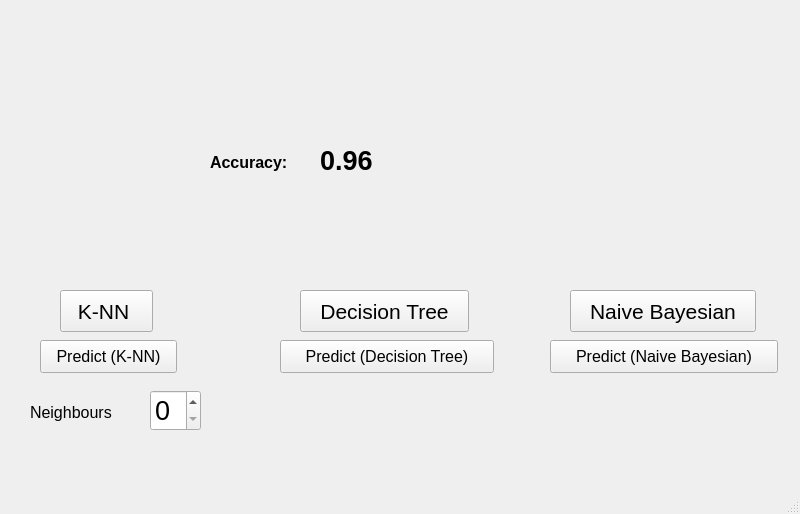
<?xml version="1.0" encoding="UTF-8"?>
<ui version="4.0">
 <class>MainWindow</class>
 <widget class="QMainWindow" name="MainWindow">
  <property name="geometry">
   <rect>
    <x>0</x>
    <y>0</y>
    <width>800</width>
    <height>514</height>
   </rect>
  </property>
  <property name="windowTitle">
   <string>MainWindow</string>
  </property>
  <widget class="QWidget" name="centralwidget">
   <property name="autoFillBackground">
    <bool>false</bool>
   </property>
   <widget class="QSpinBox" name="spinBox">
    <property name="geometry">
     <rect>
      <x>150</x>
      <y>390</y>
      <width>51</width>
      <height>41</height>
     </rect>
    </property>
    <property name="font">
     <font>
      <pointsize>20</pointsize>
     </font>
    </property>
   </widget>
   <widget class="QLabel" name="label">
    <property name="geometry">
     <rect>
      <x>210</x>
      <y>150</y>
      <width>106</width>
      <height>24</height>
     </rect>
    </property>
    <property name="font">
     <font>
      <pointsize>12</pointsize>
      <weight>75</weight>
      <bold>true</bold>
     </font>
    </property>
    <property name="text">
     <string>Accuracy: </string>
    </property>
   </widget>
   <widget class="QLabel" name="label_2">
    <property name="geometry">
     <rect>
      <x>30</x>
      <y>400</y>
      <width>100</width>
      <height>24</height>
     </rect>
    </property>
    <property name="font">
     <font>
      <pointsize>12</pointsize>
     </font>
    </property>
    <property name="text">
     <string>Neighbours</string>
    </property>
   </widget>
   <widget class="QLabel" name="label_3">
    <property name="geometry">
     <rect>
      <x>320</x>
      <y>140</y>
      <width>411</width>
      <height>40</height>
     </rect>
    </property>
    <property name="font">
     <font>
      <pointsize>20</pointsize>
      <weight>75</weight>
      <bold>true</bold>
     </font>
    </property>
    <property name="autoFillBackground">
     <bool>false</bool>
    </property>
    <property name="text">
     <string>0.96</string>
    </property>
   </widget>
   <widget class="QPushButton" name="pushButton_3">
    <property name="geometry">
     <rect>
      <x>570</x>
      <y>290</y>
      <width>186</width>
      <height>42</height>
     </rect>
    </property>
    <property name="font">
     <font>
      <pointsize>16</pointsize>
     </font>
    </property>
    <property name="text">
     <string>Naive Bayesian</string>
    </property>
   </widget>
   <widget class="QPushButton" name="pushButton_2">
    <property name="geometry">
     <rect>
      <x>300</x>
      <y>290</y>
      <width>169</width>
      <height>42</height>
     </rect>
    </property>
    <property name="font">
     <font>
      <pointsize>16</pointsize>
     </font>
    </property>
    <property name="text">
     <string>Decision Tree</string>
    </property>
   </widget>
   <widget class="QPushButton" name="pushButton">
    <property name="geometry">
     <rect>
      <x>60</x>
      <y>290</y>
      <width>93</width>
      <height>42</height>
     </rect>
    </property>
    <property name="font">
     <font>
      <pointsize>16</pointsize>
     </font>
    </property>
    <property name="text">
     <string>K-NN </string>
    </property>
    <property name="autoDefault">
     <bool>false</bool>
    </property>
    <property name="default">
     <bool>false</bool>
    </property>
    <property name="flat">
     <bool>false</bool>
    </property>
   </widget>
   <widget class="QPushButton" name="pushButton_7">
    <property name="geometry">
     <rect>
      <x>550</x>
      <y>340</y>
      <width>228</width>
      <height>33</height>
     </rect>
    </property>
    <property name="font">
     <font>
      <pointsize>12</pointsize>
     </font>
    </property>
    <property name="text">
     <string>Predict (Naive Bayesian)</string>
    </property>
   </widget>
   <widget class="QPushButton" name="pushButton_6">
    <property name="geometry">
     <rect>
      <x>280</x>
      <y>340</y>
      <width>214</width>
      <height>33</height>
     </rect>
    </property>
    <property name="font">
     <font>
      <pointsize>12</pointsize>
     </font>
    </property>
    <property name="text">
     <string>Predict (Decision Tree)</string>
    </property>
   </widget>
   <widget class="QPushButton" name="pushButton_5">
    <property name="geometry">
     <rect>
      <x>40</x>
      <y>340</y>
      <width>137</width>
      <height>33</height>
     </rect>
    </property>
    <property name="font">
     <font>
      <pointsize>12</pointsize>
     </font>
    </property>
    <property name="text">
     <string>Predict (K-NN)</string>
    </property>
    <property name="autoDefault">
     <bool>false</bool>
    </property>
    <property name="default">
     <bool>false</bool>
    </property>
    <property name="flat">
     <bool>false</bool>
    </property>
   </widget>
  </widget>
  <widget class="QMenuBar" name="menubar">
   <property name="geometry">
    <rect>
     <x>0</x>
     <y>0</y>
     <width>800</width>
     <height>26</height>
    </rect>
   </property>
  </widget>
  <widget class="QStatusBar" name="statusbar"/>
 </widget>
 <resources/>
 <connections/>
</ui>
